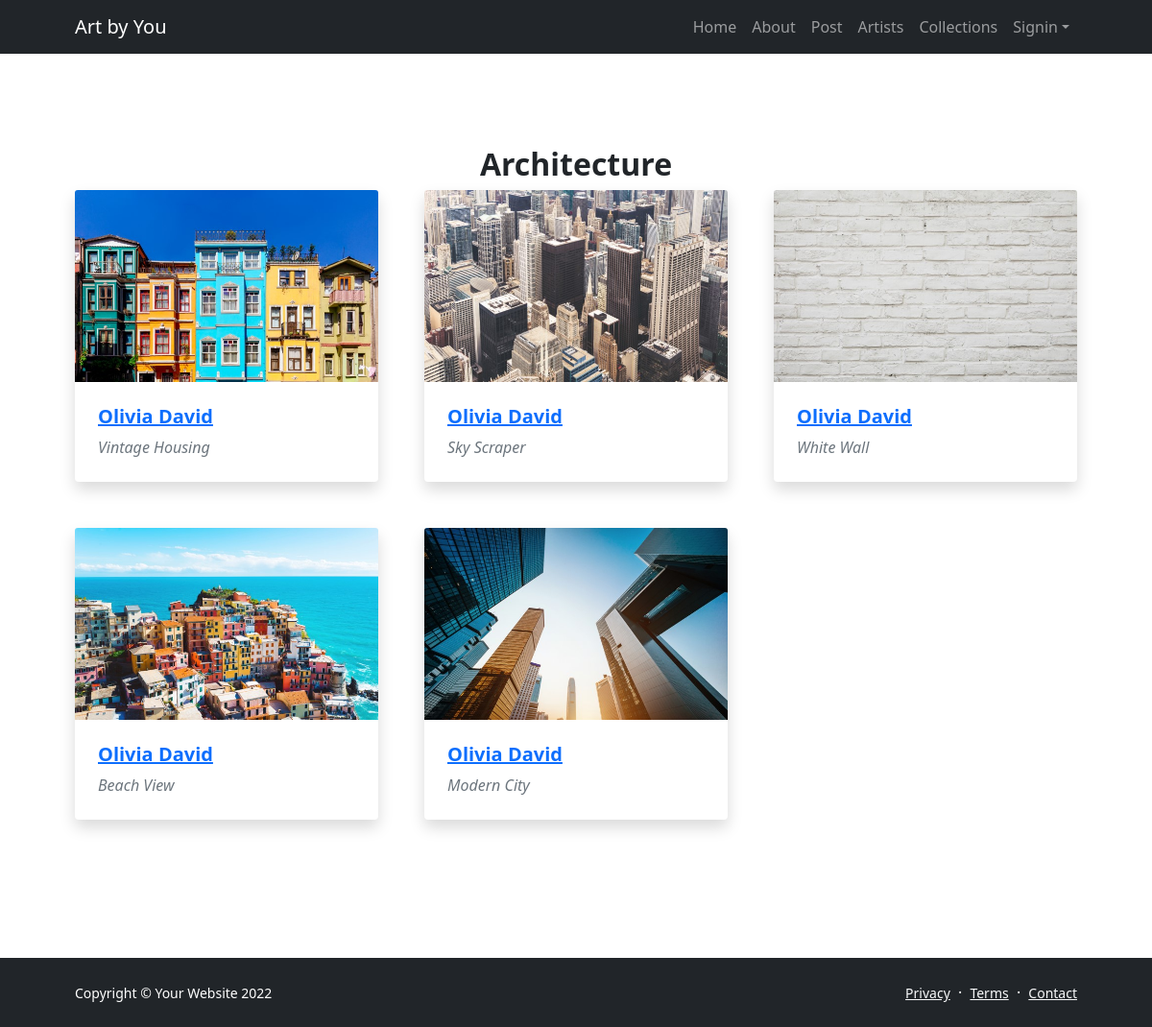
/themes.php?title=Architecture, run on the app's committed database.
### tables this page shows
CREATE TABLE `themes` (
  `ThemeID` int(11) NOT NULL,
  `Theme` varchar(100) NOT NULL,
  `ThemeImage` varchar(100) NOT NULL
);

CREATE TABLE `artwork` (
  `ArtID` int(11) NOT NULL,
  `Title` varchar(100) NOT NULL,
  `ArtImage` varchar(100) NOT NULL,
  `ThemeID` int(11) NOT NULL,
  `ArtistID` int(11) NOT NULL
);

CREATE TABLE `artists` (
  `ArtistID` int(11) NOT NULL,
  `Name` varchar(100) NOT NULL,
  `ArtistImage` varchar(50) NOT NULL,
  `Type` varchar(100) NOT NULL,
  `Description` text NOT NULL
);

### themes.php (the view, shortened to what this page needs)
<!DOCTYPE html>
<html lang="en">
    <head>
        <link href="https://cdn.jsdelivr.net/npm/bootstrap-icons@1.5.0/font/bootstrap-icons.css" rel="stylesheet" />
        <link href="css/styles.css" rel="stylesheet" />
    </head>
    <body class="d-flex flex-column h-100">
        <main class="flex-shrink-0">
            <nav class="navbar navbar-expand-lg navbar-dark bg-dark">
                <div class="container px-5">
                    <a class="navbar-brand" href="index.php">Art by You</a>
                    <div class="collapse navbar-collapse" id="navbarSupportedContent">
                        <ul class="navbar-nav ms-auto mb-2 mb-lg-0">
                            <li class="nav-item"><a class="nav-link" href="index.php">Home</a></li>
                            <li class="nav-item"><a class="nav-link" href="about.php">About</a></li>
                            <li class="nav-item"><a class="nav-link" href="post.php">Post</a></li>
                            <li class="nav-item"><a class="nav-link" href="artists.php">Artists</a></li>
                            <li class="nav-item"><a class="nav-link" href="collections_T.php">Collections</a></li>
                            <li class="nav-item dropdown">
                                <a class="nav-link dropdown-toggle" id="navbarDropdownPortfolio" href="#" role="button" data-bs-toggle="dropdown" aria-expanded="false">Signin</a>
                            </li>
                        </ul>
                    </div>
                </div>
            </nav>
            <section class="py-5">
                <div class="container px-5 my-5">
                    <div class="row gx-5 justify-content-center">
                        <div class="col-lg-8 col-xl-6">
                            <div class="text-center">
                            <?php
                                $theme = urldecode($_GET['title']);
                                require_once 'serverlogin.php';
                                $conn = new mysqli($db_hostname, $db_username, $db_password, $db_database,8889);
                                $myquery = "SELECT * FROM Themes";
                                if ($result = $conn->query($myquery)) {
                                    while ($row = $result->fetch_assoc()) {
                                        $themeId = $row["ThemeID"];
                                        $themes = $row["Theme"];
                                        if($theme == $themes){
                                            $output=<<<HTML
                                            <h2 class="fw-bolder">$themes</h2>
                                            HTML;
                                            echo $output;
                                            $theme_Id = $themeId;
                                        }
                                    }
                                }
                                ?>
                            </div>
                        </div>
                    </div>
                    <div class="row gx-5">
                    <?php
                            require_once 'serverlogin.php';
                            $conn = new mysqli($db_hostname, $db_username, $db_password, $db_database,8889);
                            $myqueryArtist = "SELECT * FROM Artists";
                            $myqueryArtWork = "SELECT  * FROM Artwork";
                            if ($result = $conn->query($myqueryArtist)) {
                                while ($row = $result->fetch_assoc()) {
                                    $artistID = $row["ArtistID"];
                                    $artistName = $row["Name"];
                                    if ($result1 = $conn->query($myqueryArtWork)) {
                                        while ($row = $result1->fetch_assoc()) {
                                            $artTitle = $row["Title"];
                                            $artImg = $row["ArtImage"];
                                            $artThemeID = $row["ThemeID"];
                                            $artArtistID = $row["ArtistID"];
                                            if($theme_Id == $artThemeID && $artistID == $artArtistID){
                                                $output=<<<HTML
                                                    <div class="col-lg-4 mb-5">
                                                    <div class="card h-100 shadow border-0">
                                                    <img class="card-img-top" src="$artImg" alt="..." width="100" height="200"/>
                                                        <div class="card-body p-4">
                                                            <h5 class="fw-bolder"><a href = "aboutArtists.php?title=$artistName">$artistName</a></h5>
                                                            <div class="fst-italic text-muted">$artTitle</div>
                                                        </div>
                                                    </div>
                                                    </div>
                                                HTML;
                                                echo $output;
                                            }
                                    }
                                }
                            }
                        }
                    ?>
                </div>
            </section>
        </main>
        <footer class="bg-dark py-4 mt-auto">
            <div class="container px-5">
                <div class="row align-items-center justify-content-between flex-column flex-sm-row">
                    <div class="col-auto"><div class="small m-0 text-white">Copyright &copy; Your Website 2022</div></div>
                    <div class="col-auto">
                        <a class="link-light small" href="#!">Privacy</a>
                        <span class="text-white mx-1">&middot;</span>
                        <a class="link-light small" href="#!">Terms</a>
                        <span class="text-white mx-1">&middot;</span>
                        <a class="link-light small" href="#!">Contact</a>
                    </div>
                </div>
            </div>
        </footer>
    </body>
</html>

### data on the page
themes: Theme "Architecture"
artwork: shows a picture, ArtistID.Name "Olivia David", Title "Vintage Housing"
artwork: shows a picture, ArtistID.Name "Olivia David", Title "Sky Scraper"
artwork: shows a picture, ArtistID.Name "Olivia David", Title "White Wall"
artwork: shows a picture, ArtistID.Name "Olivia David", Title "Beach View"
artwork: shows a picture, ArtistID.Name "Olivia David", Title "Modern City"
